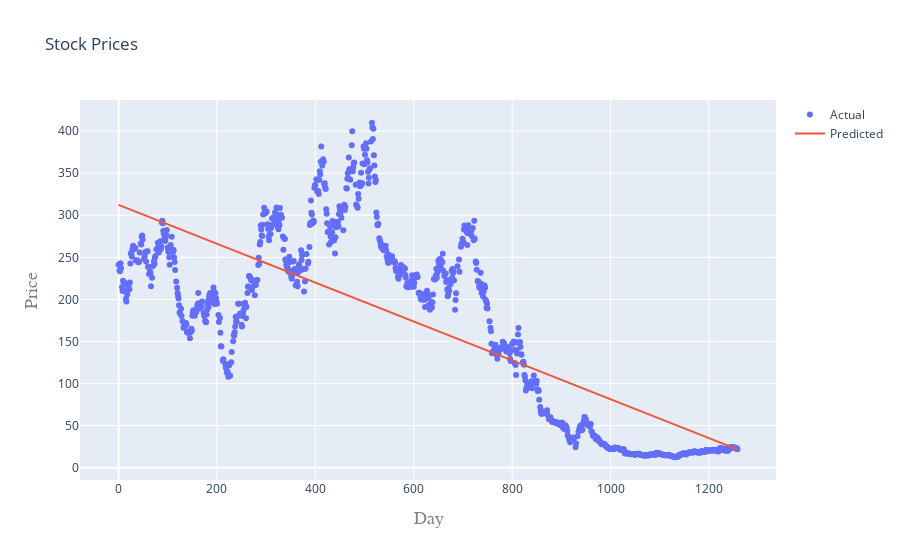

Notebook code cell kept with this figure:
### Code cell
iplot(plot2)

### Figure 1 — Plotly figure (JSON) as saved in the notebook; plotly's stock layout.template omitted (floating-point values rounded to 4 significant figures; data arrays with more than 128 entries replaced by an {"elided": "..."} marker saying what was removed)
{"data": [{"mode": "markers", "name": "Actual", "type": "scatter", "x": {"elided": "1005 int values"}, "y": {"elided": "1005 float values"}}, {"mode": "lines", "name": "Predicted", "type": "scatter", "x": {"elided": "1005 int values"}, "y": {"elided": "1005 float values"}}], "layout": {"title": {"text": "Stock Prices"}, "xaxis": {"title": {"font": {"color": "#7f7f7f", "family": "Courier New, monospace", "size": 18}, "text": "Day"}}, "yaxis": {"title": {"font": {"color": "#7f7f7f", "family": "Courier New, monospace", "size": 18}, "text": "Price"}}}}
